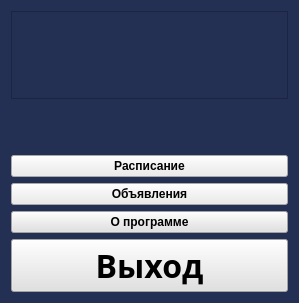
<?xml version="1.0" encoding="UTF-8"?>
<ui version="4.0">
 <class>MainWindow</class>
 <widget class="QWidget" name="MainWindow">
  <property name="geometry">
   <rect>
    <x>0</x>
    <y>0</y>
    <width>299</width>
    <height>303</height>
   </rect>
  </property>
  <property name="font">
   <font>
    <family>Segoe UI Semibold</family>
    <pointsize>24</pointsize>
    <weight>75</weight>
    <bold>true</bold>
   </font>
  </property>
  <property name="windowTitle">
   <string>Меню  :  E-School</string>
  </property>
  <property name="styleSheet">
   <string notr="true">background-color: rgb(36, 48, 83);
color: rgb(255, 255, 255);</string>
  </property>
  <layout class="QVBoxLayout" name="verticalLayout_2">
   <item>
    <layout class="QVBoxLayout" name="verticalLayout">
     <item>
      <widget class="QListWidget" name="info"/>
     </item>
     <item>
      <widget class="QLabel" name="main_icon">
       <property name="layoutDirection">
        <enum>Qt::LeftToRight</enum>
       </property>
       <property name="text">
        <string/>
       </property>
       <property name="textFormat">
        <enum>Qt::AutoText</enum>
       </property>
       <property name="alignment">
        <set>Qt::AlignCenter</set>
       </property>
      </widget>
     </item>
     <item>
      <widget class="QPushButton" name="diary_button">
       <property name="font">
        <font>
         <weight>75</weight>
         <bold>true</bold>
        </font>
       </property>
       <property name="cursor">
        <cursorShape>PointingHandCursor</cursorShape>
       </property>
       <property name="styleSheet">
        <string notr="true">background-color: rgb(235, 235, 235);
color: rgb(0, 0, 0);</string>
       </property>
       <property name="text">
        <string>Расписание</string>
       </property>
      </widget>
     </item>
     <item>
      <widget class="QPushButton" name="announcments_button">
       <property name="font">
        <font>
         <weight>75</weight>
         <bold>true</bold>
        </font>
       </property>
       <property name="cursor">
        <cursorShape>PointingHandCursor</cursorShape>
       </property>
       <property name="styleSheet">
        <string notr="true">background-color: rgb(235, 235, 235);
color: rgb(0, 0, 0);</string>
       </property>
       <property name="text">
        <string>Объявления</string>
       </property>
      </widget>
     </item>
     <item>
      <widget class="QPushButton" name="about_button">
       <property name="font">
        <font>
         <weight>75</weight>
         <bold>true</bold>
        </font>
       </property>
       <property name="cursor">
        <cursorShape>PointingHandCursor</cursorShape>
       </property>
       <property name="styleSheet">
        <string notr="true">background-color: rgb(225, 225, 225);
color: rgb(0, 0, 0);</string>
       </property>
       <property name="text">
        <string>О программе</string>
       </property>
      </widget>
     </item>
     <item>
      <widget class="QPushButton" name="exit_button">
       <property name="cursor">
        <cursorShape>ArrowCursor</cursorShape>
       </property>
       <property name="styleSheet">
        <string notr="true">background-color: rgb(225, 225, 225);
color: rgb(0, 0, 0);</string>
       </property>
       <property name="text">
        <string>Выход</string>
       </property>
      </widget>
     </item>
    </layout>
   </item>
  </layout>
 </widget>
 <resources/>
 <connections/>
</ui>
